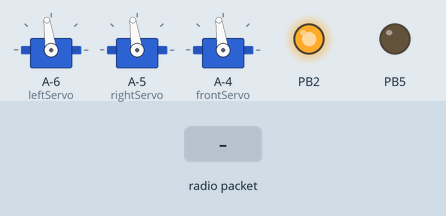
Bench run of a sketch on a simulated ATtiny85, built with avr-gcc and run on an emulated ATtiny85. On the bench: 3 × servo, output pins drawn as LEDs (lit = HIGH). Inputs (shaded band) come from the test bench. No radio packets arrive unless stated.

Above: at 1.2 s.
1.3 s: radio packet "2" arrives
Timing chart, 0 to 4.3 s (numbered marks = the images above; inputs shaded):
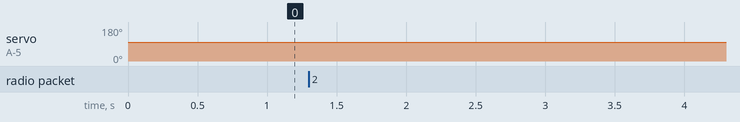

Measured:
- after the input at 1.3 s, servo on A-5 (rightServo): 98° → 99° at once

The sketch:

KiwiDriveReceiver.ino
```cpp
#include<VirtualWire.h>
#include <SoftwareServo.h>
#include <KiwiDrive.h>

/* 49,50,51,52
 * 53,54,55,56
 * 57,65,66,67
 * 68,69,70,71
 */

SoftwareServo leftServo;
SoftwareServo rightServo;
SoftwareServo frontServo;

int leftSpeeds[] = {0,91,180};//{1300,1525,1700};
int rightSpeeds[] = {0,91,180};//{1300,1525,1700};
int frontSpeeds[] = {0,91,180};//{1300,1525,1700};

double xSpeed;
double ySpeed;
double yaw;

KiwiDrive kw(leftSpeeds,rightSpeeds,frontSpeeds);

void setup() {
  pinMode(5,OUTPUT);
  pinMode(2,OUTPUT);
  digitalWrite(5,LOW);
  digitalWrite(2,HIGH);

  Serial.begin(9600);

  vw_set_rx_pin(3);
  vw_set_ptt_inverted(true);
  vw_setup(4000);
  vw_rx_start();

  leftServo.attach(8);
  rightServo.attach(9);
  frontServo.attach(10);

  xSpeed = 0;
  ySpeed = 0;
  yaw = 1;
}

void loop() {
    uint8_t buf[VW_MAX_MESSAGE_LEN];
    uint8_t buflen = VW_MAX_MESSAGE_LEN;
    if (vw_get_message(buf, &buflen))
    {
      int i;
      for (i = 0; i < buflen; i++) {
        if(buf[i]==50){
          ySpeed+=0.01;
        }
         }
    }
//    Serial.println(kw.getLeft(xSpeed,ySpeed,yaw));
    leftServo.refresh();
    rightServo.refresh();
    frontServo.refresh();
    leftServo.write(kw.getLeft(xSpeed,ySpeed,yaw));
    rightServo.write(kw.getRight(xSpeed,ySpeed,yaw));
    frontServo.write(kw.getFront(xSpeed,ySpeed,yaw));
}
```
